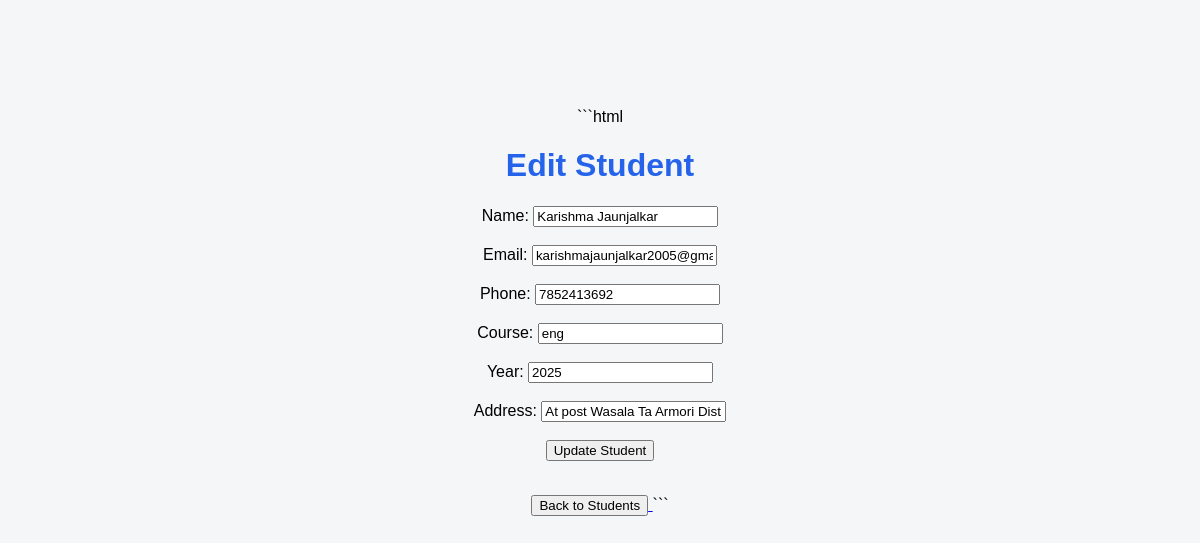
/edit-student/1, run on an earlier commit of the app's database.
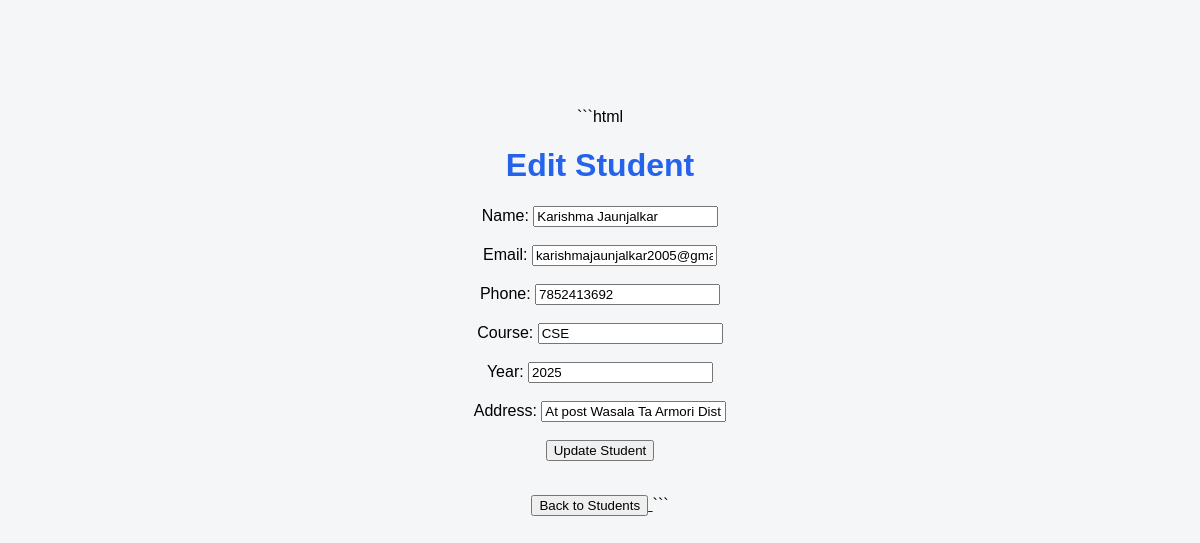
And on a later commit of the database.
### tables this page shows
CREATE TABLE students (
            id INTEGER PRIMARY KEY AUTOINCREMENT,
            name TEXT NOT NULL,
            email TEXT NOT NULL,
            phone TEXT,
            course TEXT,
            year INTEGER,
            address TEXT
        );

### app.py (the view, shortened to what this page needs)
@app.route("/edit-student/<int:student_id>", methods=["GET", "POST"])
def edit_student(student_id):
    student = get_student(student_id)
    if student is None:
        return "Student not found"
    return render_template(
        "edit_student.html",
        student=student
    )

### database.py (called while the page is built)
def get_student(student_id):
    connection = sqlite3.connect("students.db")
    cursor = connection.cursor()
    cursor.execute(
        "SELECT * FROM students WHERE id = ?",
        (student_id,)
    )
    student = cursor.fetchone()
    connection.close()
    return student

### templates/edit_student.html (shortened to what this page needs)
<!DOCTYPE html>
<html>
<head>
    <link rel="stylesheet"
          href="{{ url_for('static', filename='style.css') }}">
</head>
<body>
    <h1>Edit Student</h1>
    <form method="POST">
        <label>Name:</label>
        <input type="text" name="name" value="{{ student[1] }}" required>
        <br><br>
        <label>Email:</label>
        <input type="email" name="email" value="{{ student[2] }}" required>
        <br><br>
        <label>Phone:</label>
        <input type="text" name="phone" value="{{ student[3] }}">
        <br><br>
        <label>Course:</label>
        <input type="text" name="course" value="{{ student[4] }}">
        <br><br>
        <label>Year:</label>
        <input type="number" name="year" value="{{ student[5] }}">
        <br><br>
        <label>Address:</label>
        <input type="text" name="address" value="{{ student[6] }}">
        <br><br>
        <button type="submit">Update Student</button>
    </form>
    <br>
    <a href="/students">
        <button>Back to Students</button>
    </a>
</body>
</html>

What changed in the data, as far as the page shows it:
changed students "Karishma Jaunjalkar": course "eng" → "CSE"
